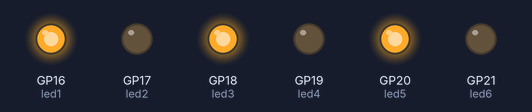
Recording of a program running on a simulated Raspberry Pi Pico running MicroPython. Shown: output pins drawn as LEDs (lit = HIGH).

Above: at 0.1 s.
At 2.7 s:
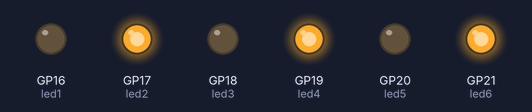
Timing chart, 0 to 3.0 s (numbered marks = the images above):
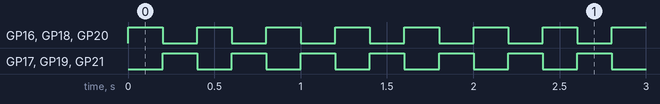

Measured:
- by itself, GP16 (led1), GP17 (led2), GP18 (led3), GP19 (led4), GP20 (led5), GP21 (led6): alternates HIGH for 0.20 s and LOW for 0.20 s

The program:

ledblink.py
```python
from machine import Pin
from utime import sleep

led1 = Pin(16,Pin.OUT)
led2 = Pin(17,Pin.OUT)
led3 = Pin(18,Pin.OUT)
led4 = Pin(19,Pin.OUT)
led5 = Pin(20,Pin.OUT)
led6 = Pin(21,Pin.OUT)


while True:

    led2.value(0)
    led4.value(0)
    led6.value(0)
    led1.value(1)
    led3.value(1)
    led5.value(1)
    sleep(0.2)
    led1.value(0)
    led3.value(0)
    led5.value(0)
    led2.value(1)
    led4.value(1)
    led6.value(1)
    sleep(0.2)
```
